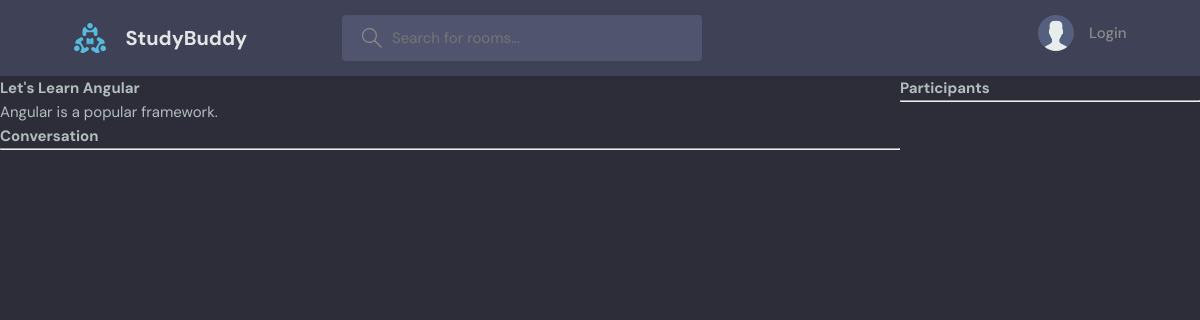
The app's page /room/2/, older data.
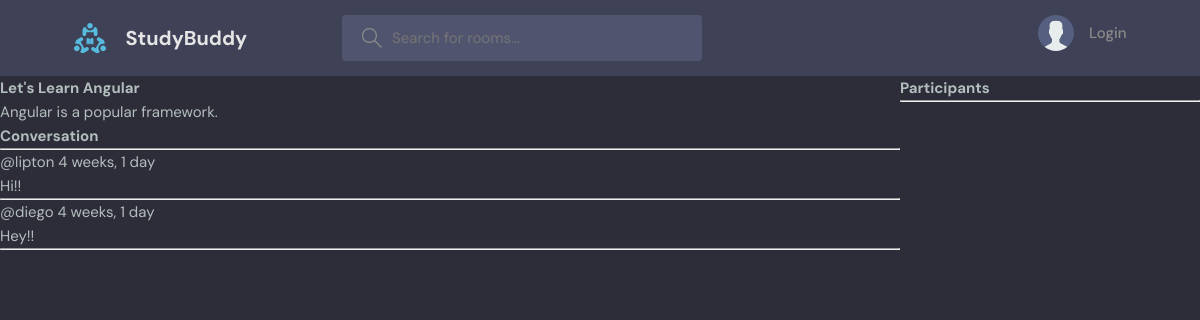
The same page, newer data.
### base/models.py (models this page shows, shortened)
class Room(models.Model):
    host = models.ForeignKey(User, on_delete=models.SET_NULL, null= True)
    topic = models.ForeignKey(Topic, on_delete=models.SET_NULL, null= True)
    name = models.CharField(max_length=200)
    description = models.TextField(null = True, blank= True)
    participants =  models.ManyToManyField(User, related_name='participants', blank=True)
    updated = models.DateTimeField(auto_now=True)
    created = models.DateTimeField(auto_now_add=True)
    class Meta:
        ordering = ['-updated', '-created']

class Message(models.Model):
    user = models.ForeignKey(User, on_delete=models.CASCADE)
    room = models.ForeignKey(Room, on_delete=models.CASCADE)
    body = models.TextField()
    updated = models.DateTimeField(auto_now=True)
    created = models.DateTimeField(auto_now_add=True)
    class Meta:
        ordering = ['-updated', '-created']

### base/views.py (the view, shortened to what this page needs)
# urls.py: path('room/<str:pk>/', views.room , name="room"),
def room(request,pk):
    room = Room.objects.get(id=pk)
    room_messages = room.message_set.all()
    participants = room.participants.all()
    context ={'room': room, 'room_messages': room_messages, 'participants': participants}
    return render(request, 'base/room.html', context)

### base/templates/base/room.html (shortened to what this page needs)
{% extends 'main.html' %}
{% block content %}
<div class="room-container">
    <div>
        <h1>{{room.name}}</h1>
        <p> {{room.description}} </p>
        <div class="conversations-wrapper">
            <h3>Conversation</h3>
             <hr>
        {% for message in room_messages %}
            <div>
                <small>@{{message.user}}  {{message.created|timesince}} </small>
                <p>{{message.body}}</p>
                <hr>
            </div>
        {% endfor %}
        </div>
    </div>
    <div>
        <h3>Participants</h3>
        <hr>
    </div>
</div>
{% endblock %}

### templates/main.html (shortened to what this page needs)
<!DOCTYPE html>
{% load static %}
<html lang="en">
  <head>
    <link rel="stylesheet" href=" {% static 'styles/style.css' %} " />
  </head>
  <body>
    {% include 'navbar.html' %}
    {% block content %}
    {% endblock %}
  </body>
</html>

### templates/navbar.html (shortened to what this page needs)
{% load static %}
<header class="header header--loggedIn">
    <div class="container">
      <a href=" {% url 'home' %} " class="header__logo">
        <img src="{% static 'images/logo.svg' %}" />
        <h1>StudyBuddy</h1>
      </a>
      <form class="header__search" method="GET" action=" {% url 'home' %} ">
        <label>
          <input name="q" placeholder="Search for rooms..." />
        </label>
      </form>
      <nav class="header__menu">
        {% if request.user.is_authenticated %}
        <div class="header__user">
          <a href="profile.html">
            <div class="avatar avatar--medium active">
              <img src="https://randomuser.me/api/portraits/men/37.jpg" />
            </div>
            <p> {{request.user.username}} <span>@{{request.user.username}}</span></p>
          </a>
          <button class="dropdown-button">
            <svg version="1.1" xmlns="http://www.w3.org/2000/svg" width="32" height="32" viewBox="0 0 32 32">
              <title>chevron-down</title>
              <path d="M16 21l-13-13h-3l16 16 16-16h-3l-13 13z"></path>
            </svg>
          </button>
        </div>
        {% else %}
        <a href="{% url 'login' %}">
            <img src="{% static 'images/avatar.svg' %}" />
            <p>Login</p>
          </a>
        {% endif %}
      </nav>
    </div>
  </header>

### static/styles/style.css (style rules this page uses)
:root { --color-main: #71c6dd; --color-main-light: #e1f6fb; --color-dark: #3f4156; --color-dark-medium: #51546e; --color-dark-light: #696d97; --color-light: #e5e5e5; --color-gray: #8b8b8b; --color-light-gray: #b2bdbd; --color-bg: #2d2d39; --color-success: #5dd693; --color-error: #fc4b0b; }
* { font-family: "DM Sans", -apple-system, BlinkMacSystemFont, "Segoe UI", Roboto, Oxygen, Ubuntu, Cantarell, "Open Sans", "Helvetica Neue", sans-serif; margin: 0; padding: 0; box-sizing: border-box; text-rendering: optimizeLegibility; font-size: inherit; }
html { font-size: 56.25%; }
@media only screen and (min-width: 1200px) { html { font-size: 62.5%; } }
body { line-height: 1.6; font-weight: 400; font-size: 1.5rem; color: var(--color-light-gray); background-color: var(--color-bg); min-height: 100vh; }
img { width: 100%; }
a { display: inline-block; color: var(--color-main); text-decoration: none; }
.container { max-width: 120rem; width: 90%; margin: auto; }
.header { padding: 1.5rem; background-color: var(--color-dark); }
.header > .container { display: flex; gap: 9.5rem; }
.header__logo, .header__user { display: flex; gap: 2rem; align-items: center; }
.header__logo > img { height: 3.2rem; width: 3.2rem; }
.header__logo > h1 { font-weight: 700; font-size: 2rem; color: var(--color-light); }
.header__search > label { background-color: var(--color-dark-medium); padding: 1.3rem 1rem; display: flex; align-items: center; gap: 1rem; border-radius: 4px; }
.header__search svg { fill: var(--color-gray); width: 2rem; height: 2rem; margin-left: 1rem; }
.header__search input { width: 30rem; background: transparent; border: none; outline: none; color: var(--color-light); }
.header__menu { margin-left: auto; position: relative; }
.header__menu a { display: flex; gap: 1.5rem; align-items: center; font-weight: 500; text-decoration: none; color: var(--color-gray); }
.header__menu img { height: 3.6rem; }
.header__menu p { line-height: 1.2; }

### base/templates/base/room.html (style rules this page uses)
.room-container { display: grid; grid-template-columns: 3fr 1fr; }

Row changes from the older to the newer data that the page shows:
added Message: user "lipton", created "4 weeks, 1 day", body "Hi!!"
added Message: user "diego", created "4 weeks, 1 day", body "Hey!!"
